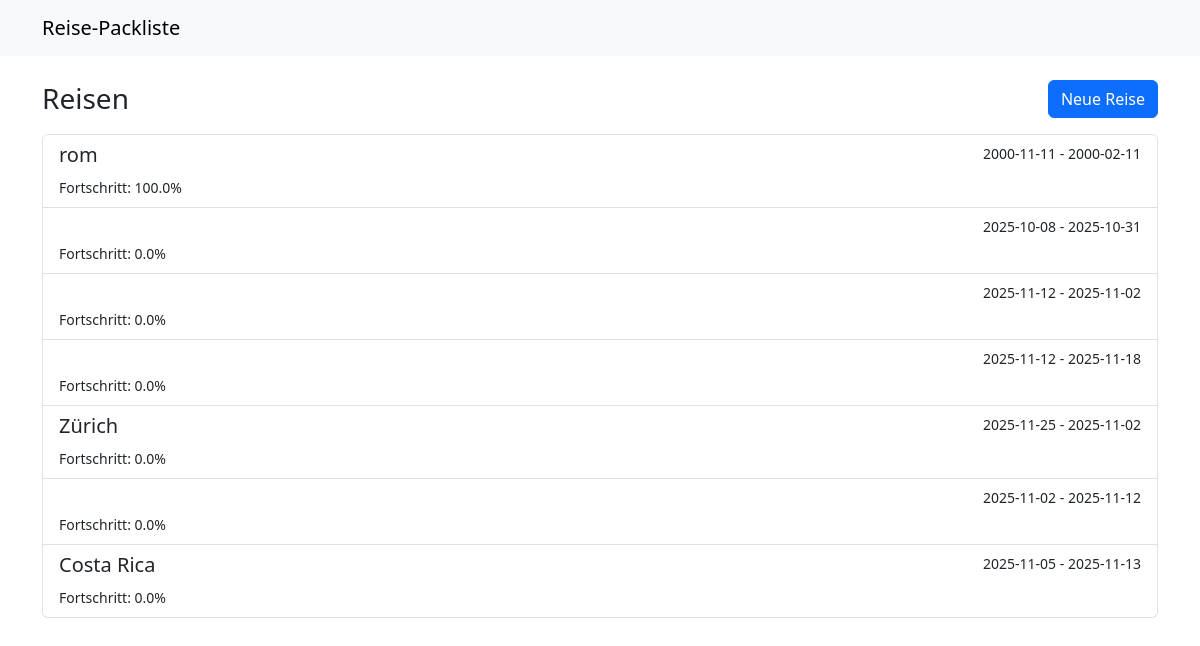
Before: / with the older database file.
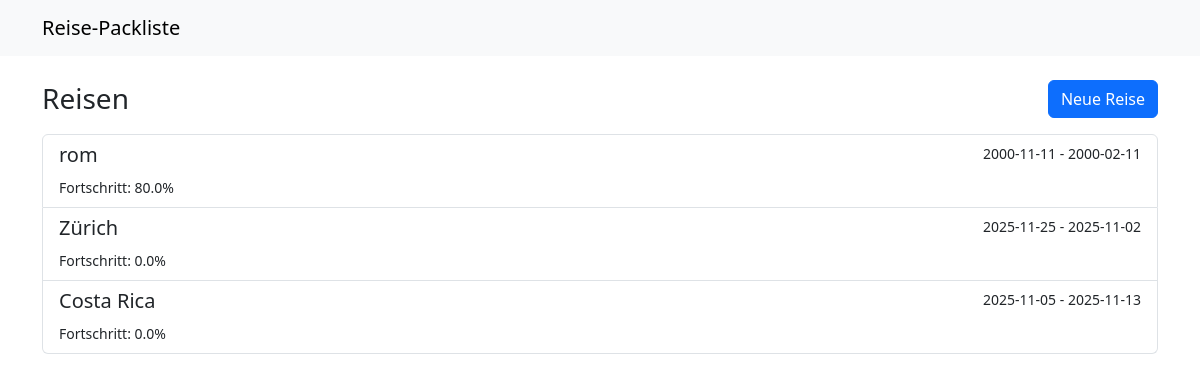
After: the same page with the newer database file.
### main.py (models this page shows)
class BaseModel(Model):
    class Meta:
        database = db

class ReiseModel(BaseModel):
    class Meta:
        table_name = "reisen"
    id = AutoField()
    name = CharField(max_length=200)
    startdatum = DateField()
    enddatum = DateField()
    beschreibung = TextField(default="")
    def fortschritt_berechnen(self) -> float:
        total = sum(len(k.gegenstaende) for k in self.kategorien)
        if total == 0:
            return 0.0
        gepackt = sum(
            sum(1 for g in k.gegenstaende if g.gepackt) for k in self.kategorien
        )
        return round(gepackt / total * 100.0, 2)

class GegenstandModel(BaseModel):
    class Meta:
        table_name = "gegenstaende"
    id = AutoField()
    name = CharField(max_length=200)
    menge = IntegerField(default=1)
    gepackt = BooleanField(default=False)
    kategorie = ForeignKeyField(
        KategorieModel, backref="gegenstaende", on_delete="CASCADE"
    )

### main.py (the view)
@app.get("/")
def index():
    reisen: List[ReiseModel] = list(ReiseModel.select().order_by(ReiseModel.id))
    return render_template("index.html", reisen=reisen)

### main.py (called while the page is built)
@app.before_request
def _db_connect():
    if db.is_closed():
        db.connect(reuse_if_open=True)

@app.teardown_request
def _db_close(exception=None):
    if not db.is_closed():
        db.close()

### templates/index.html (shortened to what this page needs)
{% extends 'base.html' %}
{% block content %}
<div class="d-flex justify-content-between align-items-center mb-3">
  <h1 class="h3 mb-0">Reisen</h1>
  <a class="btn btn-primary" href="{{ url_for('reise_neu_form') }}">Neue Reise</a>
  </div>
{% if reisen %}
  <div class="list-group">
    {% for reise in reisen %}
      <a class="list-group-item list-group-item-action" href="{{ url_for('reise_detail', reise_id=reise.id) }}">
        <div class="d-flex w-100 justify-content-between">
          <h5 class="mb-1">{{ reise.name }}</h5>
          <small>{{ reise.startdatum }} - {{ reise.enddatum }}</small>
        </div>
        <small>Fortschritt: {{ reise.fortschritt_berechnen() }}%</small>
      </a>
    {% endfor %}
  </div>
{% else %}
  <div class="alert alert-secondary">Noch keine Reisen angelegt.</div>
{% endif %}
{% endblock %}

### templates/base.html (shortened to what this page needs)
<!doctype html>
<html lang="de">
  <head>
    <link href="https://cdn.jsdelivr.net/npm/bootstrap@5.3.3/dist/css/bootstrap.min.css" rel="stylesheet" />
  </head>
  <body>
    <nav class="navbar navbar-expand-lg navbar-light bg-light mb-4">
      <div class="container">
        <a class="navbar-brand" href="{{ url_for('index') }}">Reise-Packliste</a>
      </div>
    </nav>
    <main class="container">
      {% block content %}{% endblock %}
    </main>
  </body>
  </html>

Changed rows visible on the page:
removed ReiseModel: startdatum "2025-10-08", enddatum "2025-10-31", fortschritt_berechnen "0.0"
removed ReiseModel: startdatum "2025-11-12", enddatum "2025-11-02", fortschritt_berechnen "0.0"
removed ReiseModel: startdatum "2025-11-12", enddatum "2025-11-18", fortschritt_berechnen "0.0"
removed ReiseModel: startdatum "2025-11-02", enddatum "2025-11-12", fortschritt_berechnen "0.0"
changed through a linked row, ReiseModel "rom": fortschritt_berechnen "100.0" → "80.0"
